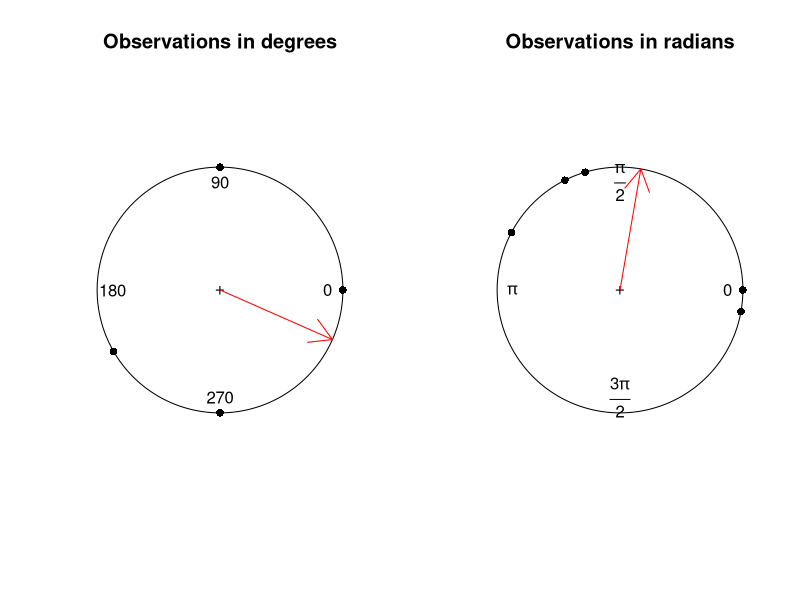

Reproduce this figure in R.
## ---- chunk 1
# install.packages("circular")
library(circular)
## ---- chunk 2
data.deg <- as.circular(c(0, 90, 210, 270, 360), units = "degrees")
data.rad <- as.circular(c(0, 90, 210, 270, 360), units = "radians")
## ---- chunk 3
mean(c(0, 90, 210, 270, 360))
## ---- chunk 4
mean(data.deg)
mean(data.rad)
## ---- chunk 5
mean_deg <- mean(data.deg)
mean_rad <- mean(data.rad)
## ---- chunk 6
par(mfrow = c(1,2))
plot(data.deg, main = "Observations in degrees")
arrows.circular(x = mean(data.deg),col = "red")
plot(data.rad, main = "Observations in radians")
arrows.circular(x = mean(data.rad),col = "red")
## ---- chunk 7
rho.circular(data.deg)
rho.circular(data.rad)
## ---- chunk 8
var(data.deg)
sd(data.deg)
